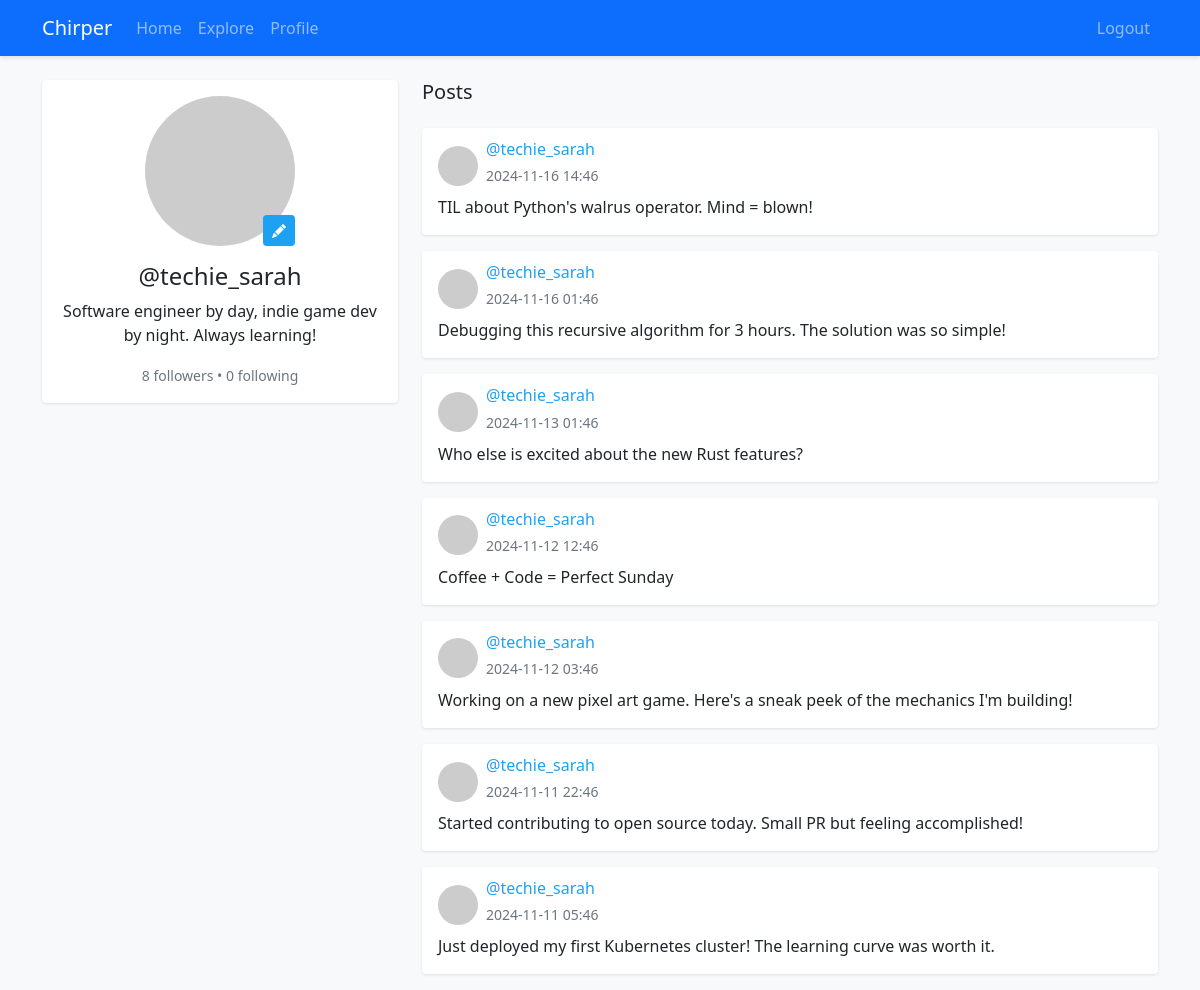
/user/techie_sarah (signed in), run on the app's committed database.
### app/models.py (models this page shows, shortened)
class User(UserMixin, db.Model):
    id = db.Column(db.Integer, primary_key=True)
    username = db.Column(db.String(64), unique=True, nullable=False)
    email = db.Column(db.String(120), unique=True, nullable=False)
    password_hash = db.Column(db.String(128))
    bio = db.Column(db.String(140))
    avatar_path = db.Column(db.String(200))
    posts = db.relationship('Post', backref='author', lazy='dynamic')
    followed = db.relationship(
        'User', secondary=followers,
        primaryjoin=(followers.c.follower_id == id),
        secondaryjoin=(followers.c.followed_id == id),
        backref=db.backref('followers', lazy='dynamic'),
        lazy='dynamic'
    )
    def get_avatar(self):
        if self.avatar_path:
            return self.avatar_path
        digest = hashlib.md5(self.email.lower().encode('utf-8')).hexdigest()
        return f'https://www.gravatar.com/avatar/{digest}?d=identicon&s=200'

class Post(db.Model):
    id = db.Column(db.Integer, primary_key=True)
    body = db.Column(db.String(280), nullable=False)
    timestamp = db.Column(db.DateTime, index=True, default=datetime.utcnow)
    user_id = db.Column(db.Integer, db.ForeignKey('user.id'), nullable=False)

### app/main.py (the view)
@main.route('/user/<username>')
@login_required
def user(username):
    user = User.query.filter_by(username=username).first_or_404()
    posts = user.posts.order_by(Post.timestamp.desc()).all()
    return render_template('user.html', user=user, posts=posts)

### app/models.py (called while the page is built)
@login_manager.user_loader
def load_user(id):
    return User.query.get(int(id))

### app/templates/user.html (shortened to what this page needs)
{% extends "base.html" %}
{% block content %}
<div class="row">
    <div class="col-md-4">
        <div class="card mb-4">
            <div class="card-body text-center">
                <div class="position-relative d-inline-block mb-3">
                    <img src="{{ user.get_avatar() }}" alt="Profile Picture" class="rounded-circle" style="width: 150px; height: 150px; object-fit: cover;">
                    {% if user == current_user %}
                    <button type="button" class="btn btn-primary btn-sm position-absolute bottom-0 end-0"
                            data-bs-toggle="modal" data-bs-target="#avatarModal">
                        <i class="bi bi-pencil-fill text-white"></i>
                    </button>
                    {% endif %}
                </div>
                <h4 class="card-title">@{{ user.username }}</h4>
                {% if user.bio %}
                <p class="card-text">{{ user.bio }}</p>
                {% endif %}
                <p class="card-text">
                    <small class="text-muted">
                        {{ user.followers.count() }} followers &bull;
                        {{ user.followed.count() }} following
                    </small>
                </p>
            </div>
        </div>
    </div>
    <div class="col-md-8">
        <h5 class="mb-4">Posts</h5>
        {% for post in posts %}
        <div class="card mb-3">
            <div class="card-body">
                <div class="d-flex align-items-center mb-2">
                    <img src="{{ post.author.get_avatar() }}" alt="Profile Picture" class="rounded-circle me-2" style="width: 40px; height: 40px; object-fit: cover;">
                    <div>
                        <h6 class="card-subtitle mb-1">
                            <a href="{{ url_for('main.user', username=post.author.username) }}" class="text-decoration-none">
                                @{{ post.author.username }}
                            </a>
                        </h6>
                        <small class="text-muted">{{ post.timestamp.strftime('%Y-%m-%d %H:%M') }}</small>
                    </div>
                </div>
                <p class="card-text">{{ post.body }}</p>
            </div>
        </div>
        {% endfor %}
    </div>
</div>
{% endblock %}

### app/static/style.css (style rules this page uses)
body { background-color: #f8f9fa; }
.card { border: none; box-shadow: 0 1px 3px rgba(0,0,0,.1); }
.btn-primary { background-color: #1da1f2; border-color: #1da1f2; }
a { color: #1da1f2; }

### data on the page
User: username "techie_sarah", bio "Software engineer by day, indie game dev by night. Always learning!"
Post: author.username "techie_sarah", timestamp "2024-11-16 14:46", body "TIL about Python's walrus operator. Mind = blown!"
Post: author.username "techie_sarah", timestamp "2024-11-16 01:46", body "Debugging this recursive algorithm for 3 hours. The solution was so simple!"
Post: author.username "techie_sarah", timestamp "2024-11-13 01:46", body "Who else is excited about the new Rust features?"
Post: author.username "techie_sarah", timestamp "2024-11-12 12:46", body "Coffee + Code = Perfect Sunday"
Post: author.username "techie_sarah", timestamp "2024-11-12 03:46", body "Working on a new pixel art game. Here's a sneak peek of the mechanics I'm building!"
Post: author.username "techie_sarah", timestamp "2024-11-11 22:46", body "Started contributing to open source today. Small PR but feeling accomplished!"
Post: author.username "techie_sarah", timestamp "2024-11-11 05:46", body "Just deployed my first Kubernetes cluster! The learning curve was worth it."

### other printed values
{{ user.followers.count() }} "8"
{{ user.followed.count() }} "0"
